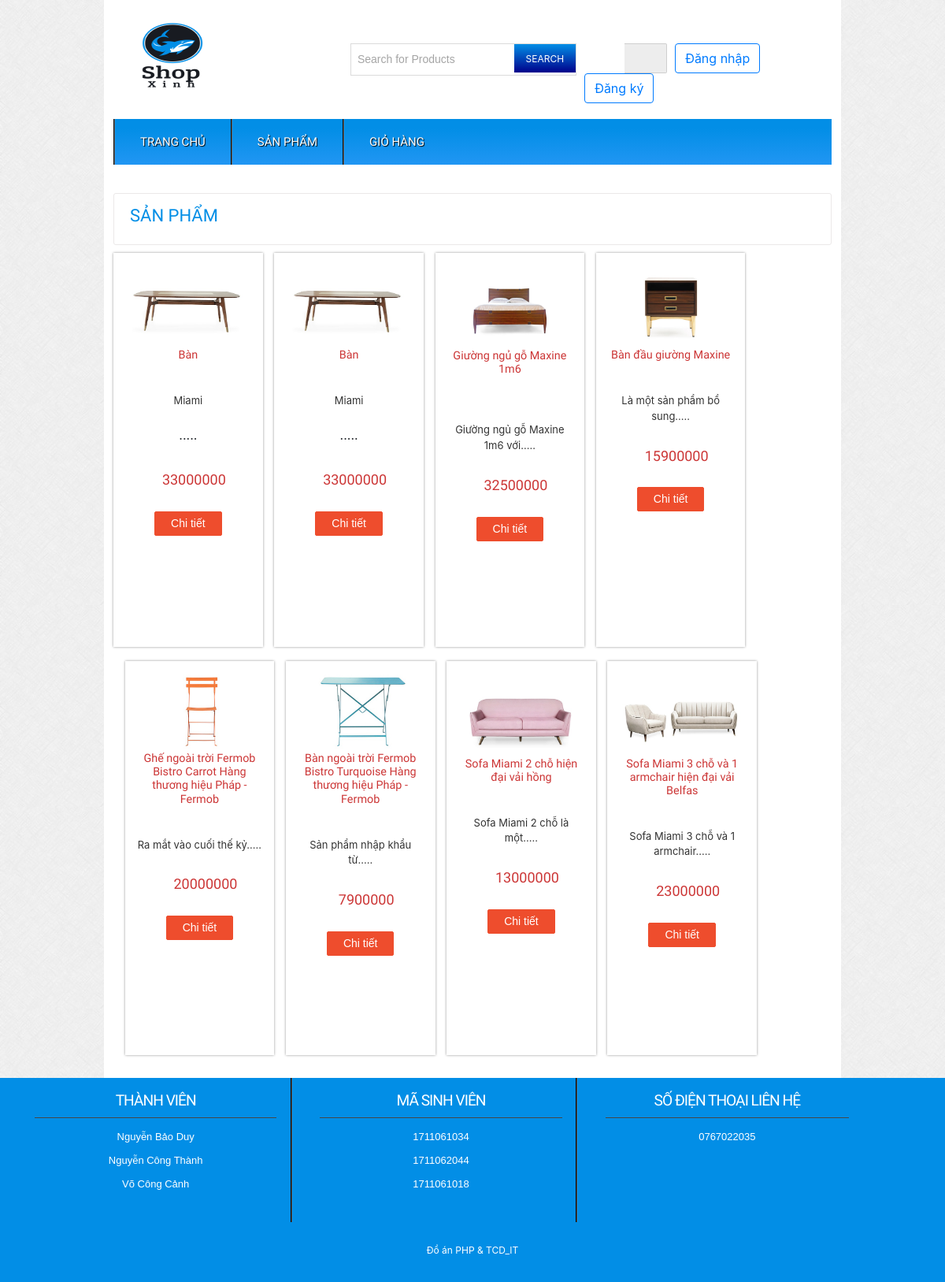
/products.php, run on the app's committed database.
### tables this page shows
CREATE TABLE `tbl_product` (
  `productID` int(11) NOT NULL,
  `productName` varchar(255) NOT NULL,
  `catID` int(11) NOT NULL,
  `brandID` int(11) NOT NULL,
  `product_desc` text NOT NULL,
  `type` int(11) NOT NULL,
  `price` int(200) NOT NULL,
  `image` varchar(255) NOT NULL
);

### lb/database.php (called while the page is built, shortened)
<?php
Class Database{
   public $host   = DB_HOST;
   public $user   = DB_USER;
   public $pass   = DB_PASS;
   public $dbname = DB_NAME;
   public $link;
private function connectDB(){
   $this->link = new mysqli($this->host, $this->user, $this->pass,
    $this->dbname);
 }
public function select($query){
  $result = $this->link->query($query) or
   die($this->link->error.__LINE__);
  if($result->num_rows > 0){
    return $result;
  } else {
    return false;
  }
 }
}

### classes/product.php (called while the page is built, shortened)
<?php
    require_once('C:/xampp/htdocs/DA_PHP/shop/helper/format.php');
    require_once('C:/xampp/htdocs/DA_PHP/shop/lb/database.php');
?>
<?php
    class product
    {
        private $db;
        public function __construct()
        {
           $this->db = new Database();
        }
        public function show_ALL_product()
        {
            $query = "SELECT * FROM tbl_product ";
            $result = $this->db->select($query);
            return $result;
        }
    }
?>

### helper/format.php (called while the page is built, shortened)
<?php
class Format{
 public function textShorten($text, $limit = 400){
    $text = $text. " ";
    $text = substr($text, 0, $limit);
    $text = substr($text, 0, strrpos($text, ' '));
    $text = $text.".....";
    return $text;
 }
}
?>

### products.php (the view, shortened to what this page needs)
<?php
include_once'./inc/header.php';
?>
 <div class="main">
    <div class="content">
    	<div class="content_top">
    		<div class="heading">
    		<h3>Sản phẩm</h3>
    		</div>
    	</div>
	      <div class="section group">
		  <?php
				$show_product = $product->show_ALL_product();
				if ($show_product)
				{
					while ($result = $show_product->fetch_assoc())
					{
			?>
				<div class="grid_1_of_4 images_1_of_4" style="height: 500px;">
					 <a href="details-3.php"><img src="admin/uploads/<?php echo $result['image'] ;?>" alt="" /></a>
					 <h2><?php echo $result['productName'] ;?> </h2>
					 <p><?php echo $fm->textShorten( $result['product_desc'],50) ;?> </p>
					 <p><span class="price"><?php echo $result['price'] ;?></span></p>
				     <div class="button"><span><a href="details.php?proID=<?php echo $result['productID']; ?>" class="details">Chi tiết</a></span></div>
				</div>
				<?php }}?>
			</div>
    </div>
 </div>
 <?php
include'./inc/footer.php';
?>

### css/style.css (style rules this page uses)
html, body, div, span, applet, object, iframe, h1, h2, h3, h4, h5, h6, p, blockquote, pre, a, abbr, acronym, address, big, cite, code, del, dfn, em, img, ins, kbd, q, s, samp, small, strike, strong, sub, sup, tt, var, b, u, i, dl, dt, dd, ol, nav ul, nav li, fieldset, form, label, legend, table, caption, tbody, tfoot, thead, tr, th, td, article, aside, canvas, details, embed, figure, figcaption, footer, header, hgroup, menu, nav, output, ruby, section, summary, time, mark, audio, video { margin: 0; padding: 0; border: 0; font-size: 100%; font: inherit; vertical-align: baseline; }
a { text-decoration: none; }
img { max-width: 100%; }
body { font-family: Arial, Helvetica, sans-serif; background: url(../images/body_bg3.jpg); }
.section { clear: both; padding: 0px; margin: 0px; }
.group:before, .group:after { content: ""; display: table; }
.group:after { clear: both; }
.group { zoom: 1; }
.content { padding: 20px 0; background: #FFF; }
.content h2 { font-size: 23px; color: #6C6C6C; font-family: 'Monda', sans-serif; }
.content_top { padding: 15px 20px; border: 1px solid #EBE8E8; border-radius: 3px; }
.heading { float: left; margin-right: 10%; }
.heading h3 { font-family: 'Monda', sans-serif; font-size: 22px; color: #028EE6; text-transform: uppercase; }
.grid_1_of_4 { display: block; float: left; margin: 1% 0 1% 1.6%; box-shadow: 0px 0px 3px rgb(150, 150, 150); }
.grid_1_of_4:first-child { margin-left: 0; }
.images_1_of_4 { width: 20.8%; padding: 1.5%; text-align: center; position: relative; }
.images_1_of_4 img { max-width: 100%; }
.images_1_of_4 h2 { color: #CC3636; font-family: 'Monda', sans-serif; font-size: 0.9em; font-weight: normal; }
.images_1_of_4 p { font-size: 0.8125em; padding: 0.4em 0; color: #333; }
.images_1_of_4 p span.price { font-size: 18px; font-family: 'Monda', sans-serif; color: #CC3636; margin-left: 15px; }
.images_1_of_4 .button { float: left; line-height: 1.9em; margin-top: 0.3em; width: 100%; }
.images_1_of_4 .button a { padding: 7px 20px; font-size: 0.8em; }
.images_1_of_4 .button a { font-family: "Trebuchet MS", Arial, Helvetica, sans-serif; font-size: 14px; line-height: 15px; text-transform: none; color: white; text-decoration: none!important; background: repeat-x 0 0 #ee4d2d; display: inline-block; border-left: 1px solid #ee4d2d!important; border-right: 1px solid #ee4d2d!important; border-top: 1px solid #ee4d2d!important; border-bottom: 1px solid #ee4d2d!important; cursor: pointer!important; margin: 0 2px; border-radius: 2px; -moz-border-radius: 2px; -webkit-border-radius: 2px; -webkit-transition: all 0.5s ease; -moz-transition: all 0.5s ease; -o-transition: all 0.5s ease; transition: all 0.5s ease; }

### data on the page
tbl_product: image (picture), productName "Bàn", product_desc "Miami .....", price "33000000"
tbl_product: image (picture), productName "Bàn", product_desc "Miami .....", price "33000000"
tbl_product: image (picture), productName "Giường ngủ gỗ Maxine 1m6", product_desc "Giường ngủ gỗ Maxine 1m6 với.....", price "32500000"
tbl_product: image (picture), productName "Bàn đầu giường Maxine", product_desc "Là một sản phẩm bổ sung.....", price "15900000"
tbl_product: image (picture), productName "Ghế ngoài trời Fermob Bistro Carrot Hàng thương hiệu Pháp - Fermob", product_desc "Ra mắt vào cuối thế kỷ.....", price "20000000"
tbl_product: image (picture), productName "Bàn ngoài trời Fermob Bistro Turquoise Hàng thương hiệu Pháp - Fermob", product_desc "Sản phẩm nhập khẩu từ.....", price "7900000"
tbl_product: image (picture), productName "Sofa Miami 2 chỗ hiện đại vải hồng", product_desc "Sofa Miami 2 chỗ là một.....", price "13000000"
tbl_product: image (picture), productName "Sofa Miami 3 chỗ và 1 armchair hiện đại vải Belfas", product_desc "Sofa Miami 3 chỗ và 1 armchair.....", price "23000000"
